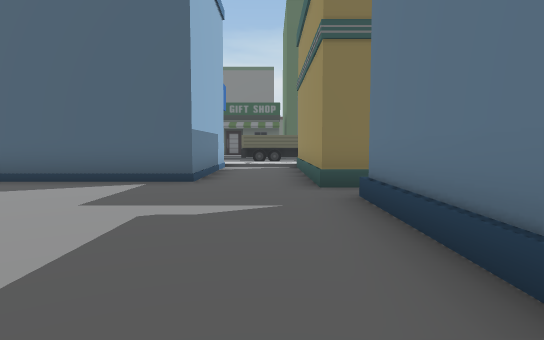
view 1 (above)

24 first-person views from a walk through a 3-D level made in the Unity game engine. The camera is 1.4 m above the floor, tilts 4° down and sees 75° across. The floor is counted in squares, 2 m on a side. Each view is taken from the middle of a square. On the plan, view 1 faces up. The plan holds only what a view shows up to about 11 squares ahead; the rest is blank. The place goes on beyond the plan. The player character is not drawn. Some animated figures are not drawn.

view 2
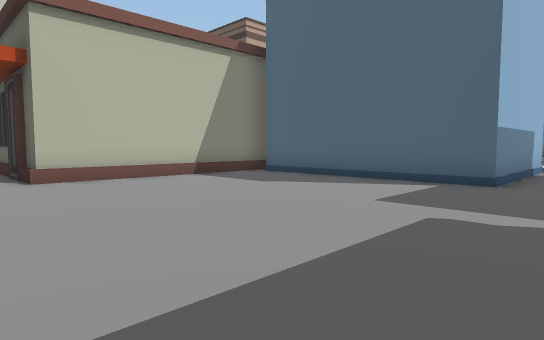

view 3
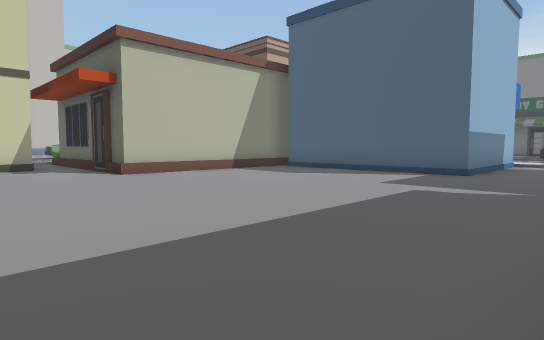

view 4
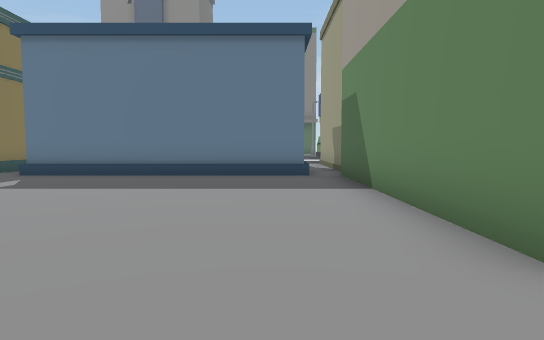

view 5
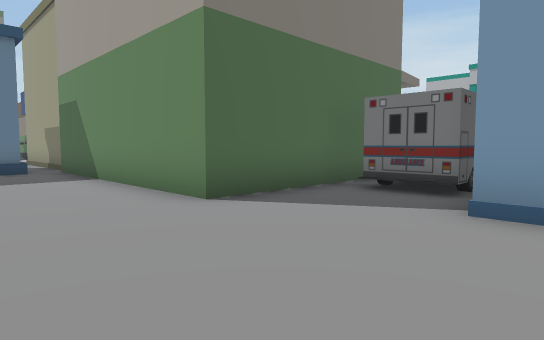

view 6
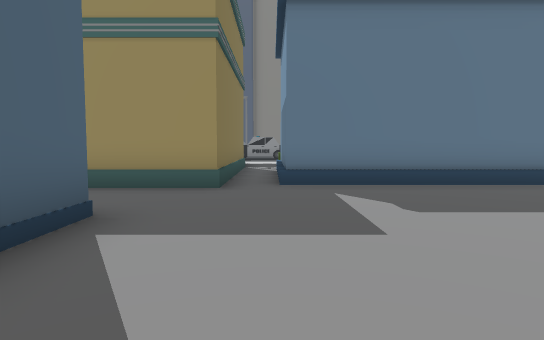

view 7
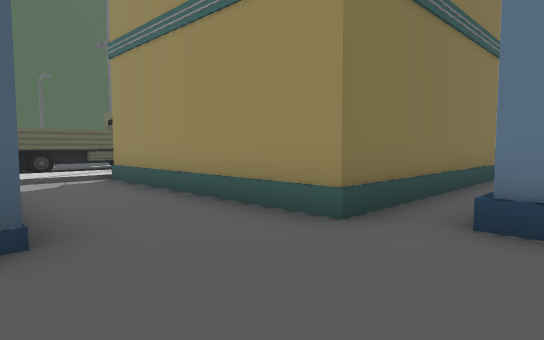

view 8
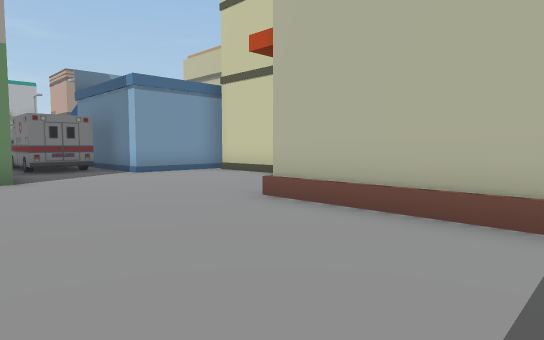

view 9
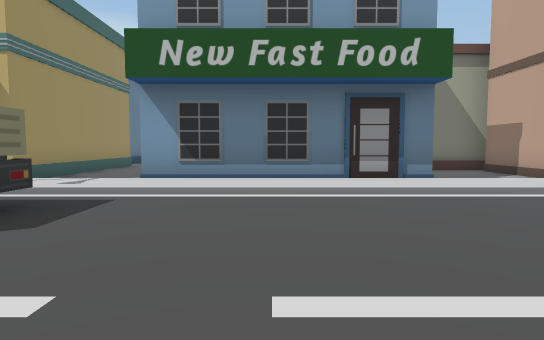

view 10
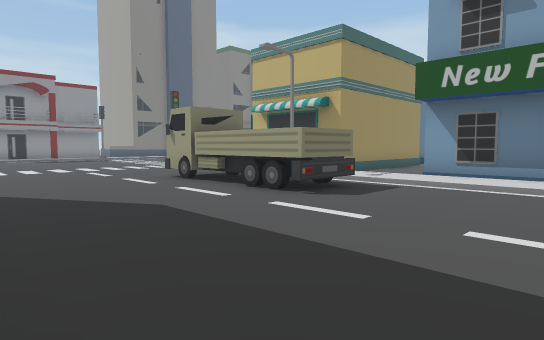

view 11
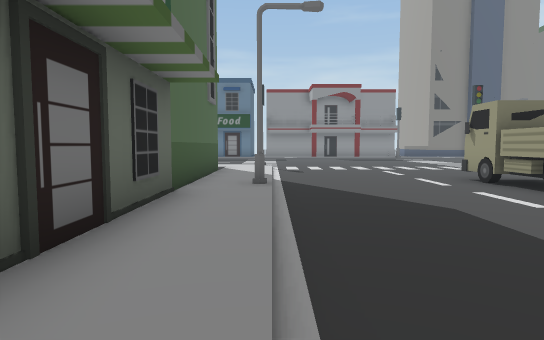

view 12
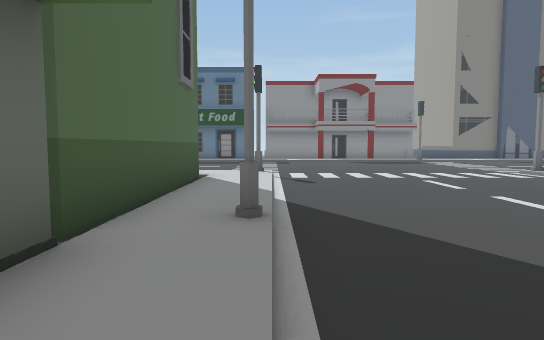

view 13
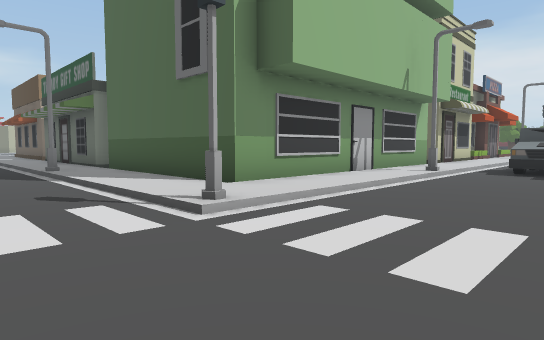

view 14
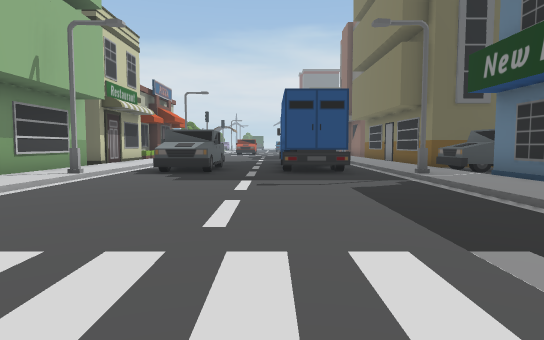

view 15
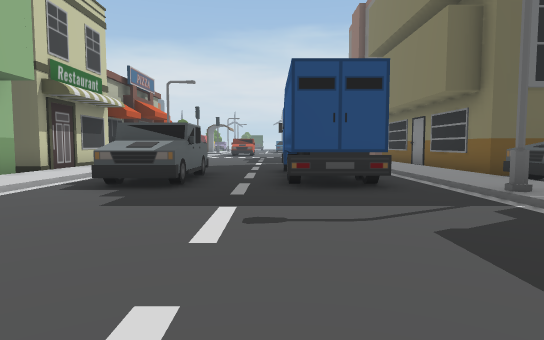

view 16
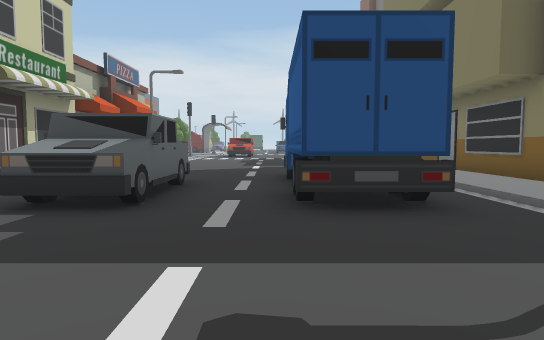

view 17
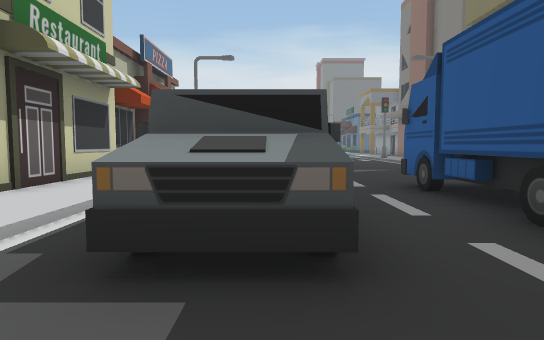

view 18
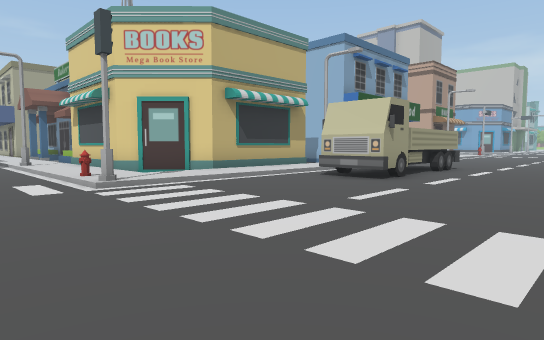

view 19
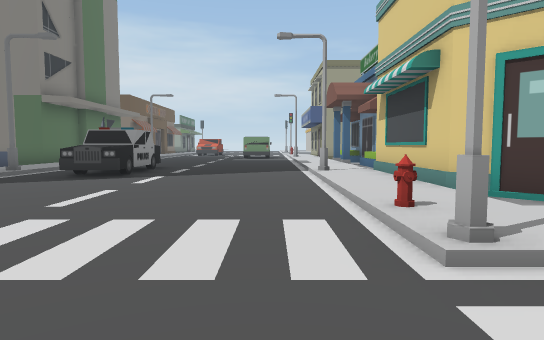

view 20
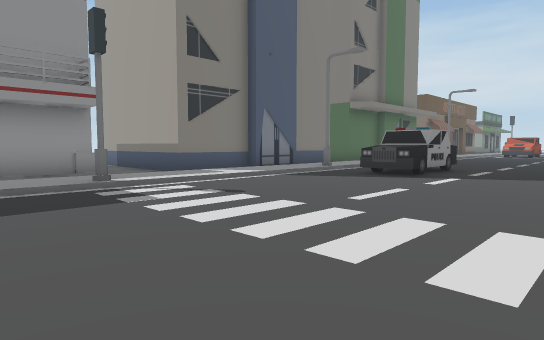

view 21
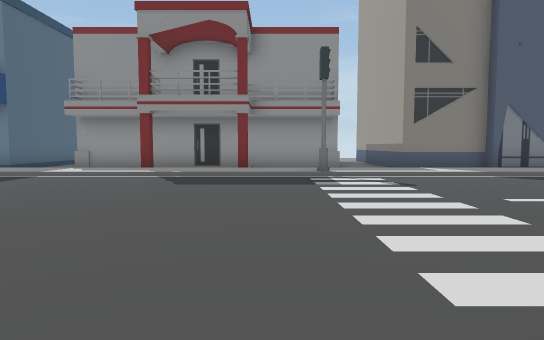

view 22
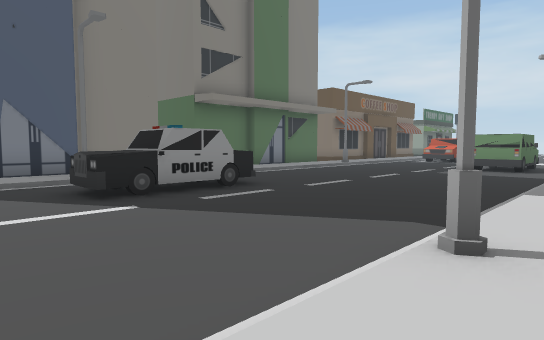

view 23
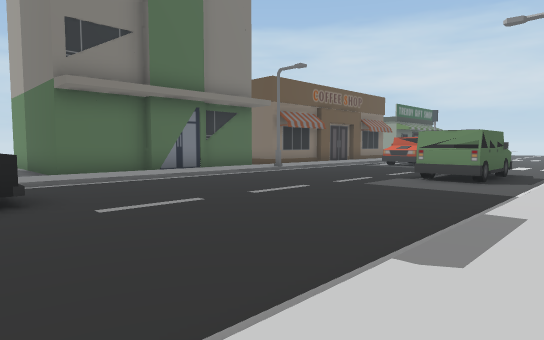

view 24
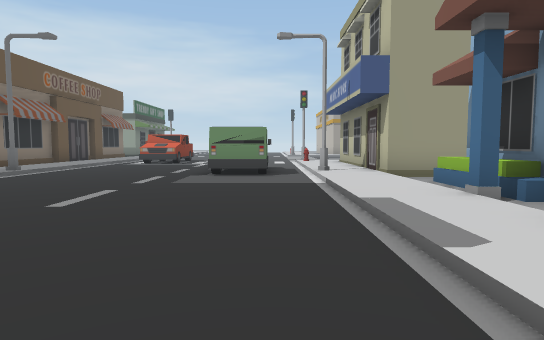

### Floor plan
Key: @ floor where view 1 was taken; # wall or solid block; . main floor; : floor 0.25 m higher than the main floor; / step, stairs or slope; B building; T truck; S streetlight; C container; H hydrant; A car; O other object.
Columns run from 9 left of view 1 to 18 right of it. Each row starts with its distance up from view 1.
 37                B      ..O B
 36                B      ..  B
 35                B   ....   B
 34                B   ....   B
 33                B   ....  :B
 32                B:  ...C  :B
 31                B:/ ...C /:B
 30                 :/ T..C /:BB
 29                B:/TT..CC/:TT
 28                B:/TT..CC/:TT
 27                B:S......S:B
 26                B:/....../:B
 25                B:/....../:B
 24                B:/....../:
 23                B:/....../
 22       ####BBBBBB:/....../ BB
 21      ::::::::::::/......
 20     //////S//////#....../:
 19      .................../:
 18     ..................../:
 17     ..................../:#.
 16    ...................../:..
 15   ......TTTTT.........../:#.
 14   ......TTTTT.........../: .
 13  /////////S//////#......#: .
 12  ::::::::::::::::/....../: .
 11   BBBBBB..#####.:H....../: .
 10 ..     B..#   ##:/....../:BB
  9 ..     B..#    #:/....../:B
  8 B      B..#    #:/....../:B
  7  BB#BBBB..#    #:/....A./:B
  6  B........######:S....AAS:B
  5  B........////////....A./:B
  4  B......../BBBB //....A./:B
  3  B......../B    //....../:..
  2 BB......../B    :/....../:BB
  1 ........../B  B.:/....../:B
  0 .........@/B  B///....../:B
 -1 ........../B  B///....../:B
 -2 ........../B  B///....../ B
 -3 ....BBBBBBB#####:/.O..../
 -4 ##..B          #:SOO....S:
 -5  #OOB          #:/O ..../:#
 -6  #OOB          #:/O ..../:#
 -7  # OB
 -8    OB

Where each view was taken, in squares from view 1:
view 1: 0 up, 0 right, facing up
view 2: 0 up, 0 right, facing up-left
view 3: 2 down, 1 right, facing up-left
view 4: 1 down, 7 left, facing right
view 5: 0 up, 9 left, facing down-right
view 6: 5 up, 5 left, facing right
view 7: 4 up, 2 left, facing up-right
view 8: 5 up, 4 left, facing down-left
view 9: 18 up, 4 left, facing down
view 10: 20 up, 5 left, facing down-right
view 11: 20 up, 5 left, facing right
view 12: 20 up, 2 left, facing right
view 13: 18 up, 11 right, facing up-left
view 14: 19 up, 12 right, facing up
view 15: 22 up, 12 right, facing up
view 16: 24 up, 12 right, facing up
view 17: 26 up, 10 right, facing up
view 18: 19 up, 10 right, facing down-left
view 19: 15 up, 9 right, facing down
view 20: 15 up, 9 right, facing down-right
view 21: 14 up, 7 right, facing right
view 22: 9 up, 7 right, facing down-right
view 23: 5 up, 7 right, facing down-right
view 24: 5 up, 9 right, facing down
